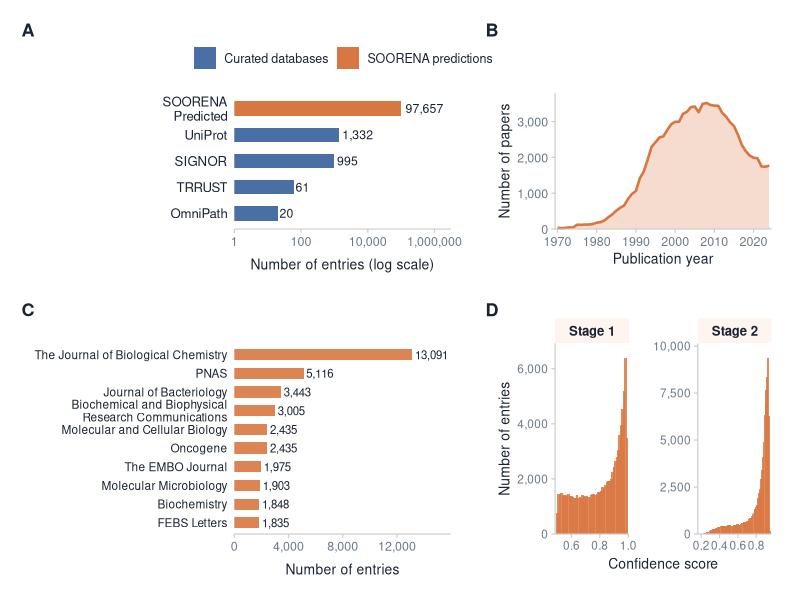

Write R code to recreate this figure.
# =============================================================================
# Figure: Section 3.5 — Comparing Source of Autoregulation Data
# Four-panel patchwork:
#   A: Source breakdown (SOORENA predictions vs curated databases)
#   B: Publication timeline (1970–2024)
#   C: Top 10 journals
#   D: Prediction confidence — Stage 1 (Mechanism) and Stage 2 (Type), faceted
# Data: shiny_app/data/predictions.db (100,065 autoregulatory entries)
# Output: figures/figure_section35.png (300 dpi)
# =============================================================================

library(ggplot2)
library(dplyr)
library(patchwork)
library(scales)

# --- Shared palette -----------------------------------------------------------
col_accent  <- "#d97742"
col_curated <- "#4a6fa5"
col_ink     <- "#1a2332"
col_muted   <- "#6b7a89"
col_bg      <- "#ffffff"

tag_theme <- theme(
  plot.tag        = element_text(size = 13, face = "bold", colour = col_ink),
  plot.background = element_rect(fill = col_bg, colour = NA)
)

base_theme <- theme_classic(base_size = 11) +
  theme(
    axis.text.x      = element_text(colour = col_muted, size = 9),
    axis.line        = element_line(colour = "#cccccc", linewidth = 0.4),
    axis.ticks       = element_line(colour = "#cccccc", linewidth = 0.4),
    panel.background = element_rect(fill = col_bg, colour = NA),
    plot.background  = element_rect(fill = col_bg, colour = NA)
  )

# =============================================================================
# Panel A: Source distribution
# =============================================================================

source_df <- data.frame(
  Source = c("OmniPath", "TRRUST", "SIGNOR", "UniProt", "SOORENA\nPredicted"),
  n      = c(20, 61, 995, 1332, 97657),
  Type   = c("Curated", "Curated", "Curated", "Curated", "Predicted")
) %>%
  arrange(n) %>%
  mutate(
    Source = factor(Source, levels = Source),
    label  = formatC(n, format = "d", big.mark = ",")
  )

p_source <- ggplot(source_df, aes(x = n, y = Source, fill = Type)) +
  geom_col(width = 0.55) +
  geom_text(aes(label = label), hjust = -0.12, size = 3.1, colour = col_ink) +
  scale_x_log10(
    labels = label_comma(),
    expand = expansion(mult = c(0, 0.3))
  ) +
  scale_fill_manual(
    values = c("Predicted" = col_accent, "Curated" = col_curated),
    labels = c("Curated databases", "SOORENA predictions")
  ) +
  labs(x = "Number of entries (log scale)", y = NULL, fill = NULL) +
  base_theme +
  theme(
    axis.text.y     = element_text(colour = col_ink, size = 9.5),
    axis.ticks.y    = element_blank(),
    axis.line.y     = element_blank(),
    axis.title.x    = element_text(colour = col_ink, size = 10, margin = margin(t = 7)),
    legend.position = "top",
    legend.text     = element_text(colour = col_ink, size = 9),
    plot.margin     = margin(10, 15, 10, 10)
  )

# =============================================================================
# Panel B: Publication timeline (1970–2024)
# =============================================================================

timeline_df <- data.frame(
  Year = 1970:2024,
  n = c(
     34,  23,  33,  43,  44, 121, 117, 125, 125, 139,
    177, 192, 242, 331, 410, 512, 594, 658, 841, 980,
   1061,1417,1606,1936,2296,2424,2557,2586,2765,2926,
   2993,2995,3218,3270,3402,3419,3261,3493,3519,3462,
   3444,3440,3243,3135,2982,2874,2633,2349,2174,2051,
   1990,1975,1748,1736,1774
  )
)

p_timeline <- ggplot(timeline_df, aes(x = Year, y = n)) +
  geom_area(fill = col_accent, alpha = 0.25) +
  geom_line(colour = col_accent, linewidth = 0.9) +
  scale_x_continuous(
    breaks = seq(1970, 2024, by = 10),
    expand = expansion(mult = c(0.01, 0.01))
  ) +
  scale_y_continuous(
    labels = label_comma(),
    expand = expansion(mult = c(0, 0.08))
  ) +
  labs(x = "Publication year", y = "Number of papers") +
  base_theme +
  theme(
    axis.title   = element_text(colour = col_ink, size = 10, margin = margin(t = 6)),
    axis.text.y  = element_text(colour = col_muted, size = 9),
    plot.margin  = margin(10, 15, 10, 10)
  )

# =============================================================================
# Panel C: Top 10 journals
# =============================================================================

journals_df <- data.frame(
  Journal = c(
    "The Journal of Biological Chemistry",
    "PNAS",
    "Journal of Bacteriology",
    "Biochemical and Biophysical\nResearch Communications",
    "Oncogene",
    "Molecular and Cellular Biology",
    "The EMBO Journal",
    "Molecular Microbiology",
    "Biochemistry",
    "FEBS Letters"
  ),
  n = c(13091, 5116, 3443, 3005, 2435, 2435, 1975, 1903, 1848, 1835)
) %>%
  arrange(n) %>%
  mutate(
    Journal = factor(Journal, levels = Journal),
    label   = formatC(n, format = "d", big.mark = ",")
  )

p_journals <- ggplot(journals_df, aes(x = n, y = Journal)) +
  geom_col(fill = col_accent, width = 0.6, alpha = 0.9) +
  geom_text(aes(label = label), hjust = -0.1, size = 2.9, colour = col_ink) +
  scale_x_continuous(
    labels = label_comma(),
    expand = expansion(mult = c(0, 0.22))
  ) +
  labs(x = "Number of entries", y = NULL) +
  base_theme +
  theme(
    axis.text.y  = element_text(colour = col_ink, size = 8.5, lineheight = 0.9),
    axis.ticks.y = element_blank(),
    axis.line.y  = element_blank(),
    axis.title.x = element_text(colour = col_ink, size = 10, margin = margin(t = 7)),
    plot.margin  = margin(10, 15, 10, 10)
  )

# =============================================================================
# Panel D: Confidence distributions — Stage 1 and Stage 2, side by side
# Stage 1 (Mechanism_Probability): binary classifier output, 0.50–0.99
# Stage 2 (Type_Confidence):       7-class classifier output, 0.18–0.95
# =============================================================================

stage1_conf <- data.frame(
  bin = c(
    0.50,0.51,0.52,0.53,0.54,0.55,0.56,0.57,0.58,0.59,
    0.60,0.61,0.62,0.63,0.64,0.65,0.66,0.67,0.68,0.69,
    0.70,0.71,0.72,0.73,0.74,0.75,0.76,0.77,0.78,0.79,
    0.80,0.81,0.82,0.83,0.84,0.85,0.86,0.87,0.88,0.89,
    0.90,0.91,0.92,0.93,0.94,0.95,0.96,0.97,0.98,0.99
  ),
  n = c(
     780,1455,1460,1498,1432,1416,1396,1419,1435,1393,
    1371,1359,1300,1317,1406,1317,1351,1309,1431,1374,
    1358,1373,1356,1301,1416,1435,1454,1424,1469,1516,
    1507,1566,1708,1679,1768,1873,1938,1932,2009,2255,
    2435,2648,2788,3046,3593,3973,4540,5174,6404,3500
  ),
  Stage = "Stage 1"
)

stage2_conf <- data.frame(
  bin = c(
    0.18,0.19,0.20,0.21,0.22,0.23,0.24,0.25,0.26,0.27,0.28,0.29,
    0.30,0.31,0.32,0.33,0.34,0.35,0.36,0.37,0.38,0.39,
    0.40,0.41,0.42,0.43,0.44,0.45,0.46,0.47,0.48,0.49,
    0.50,0.51,0.52,0.53,0.54,0.55,0.56,0.57,0.58,0.59,
    0.60,0.61,0.62,0.63,0.64,0.65,0.66,0.67,0.68,0.69,
    0.70,0.71,0.72,0.73,0.74,0.75,0.76,0.77,0.78,0.79,
    0.80,0.81,0.82,0.83,0.84,0.85,0.86,0.87,0.88,0.89,
    0.90,0.91,0.92,0.93,0.94,0.95
  ),
  n = c(
        1,   3,   5,  10,  18,  30,  34,  76,  89, 129, 132, 153,
      190, 201, 229, 268, 285, 285, 333, 340, 355, 368,
      397, 426, 431, 415, 437, 445, 441, 432, 439, 473,
      465, 458, 454, 436, 432, 450, 457, 465, 481, 507,
      516, 486, 491, 531, 588, 567, 627, 616, 613, 618,
      686, 718, 777, 854, 870, 940,1056,1112,1256,1311,
     1428,1566,1928,2184,2396,2934,3407,4071,4918,6325,
     6920,7653,8379,9389,6273, 178
  ),
  Stage = "Stage 2"
)

conf_df <- rbind(stage1_conf, stage2_conf) %>%
  mutate(Stage = factor(Stage, levels = c("Stage 1", "Stage 2")))

p_conf <- ggplot(conf_df, aes(x = bin, y = n)) +
  geom_col(fill = col_accent, width = 0.019, alpha = 0.85) +
  facet_wrap(~ Stage, scales = "free", nrow = 1) +
  scale_y_continuous(labels = label_comma(), expand = expansion(mult = c(0, 0.08))) +
  scale_x_continuous(breaks = seq(0.2, 1.0, by = 0.2), expand = expansion(mult = c(0.01, 0.01))) +
  labs(x = "Confidence score", y = "Number of entries") +
  theme_classic(base_size = 11) +
  theme(
    strip.text       = element_text(colour = col_ink, face = "bold", size = 9.5),
    strip.background = element_rect(fill = "#fef5f0", colour = NA),
    axis.title       = element_text(colour = col_ink, size = 10, margin = margin(t = 6)),
    axis.text        = element_text(colour = col_muted, size = 8.5),
    axis.line        = element_line(colour = "#cccccc", linewidth = 0.4),
    axis.ticks       = element_line(colour = "#cccccc", linewidth = 0.4),
    panel.background = element_rect(fill = col_bg, colour = NA),
    plot.background  = element_rect(fill = col_bg, colour = NA),
    panel.spacing    = unit(1.2, "lines"),
    plot.margin      = margin(10, 15, 10, 10)
  )

# =============================================================================
# Combine: 2×2 patchwork
# =============================================================================

combined <- (
  (p_source + tag_theme) | (p_timeline + tag_theme)
) / (
  (p_journals + tag_theme) | (p_conf + tag_theme)
) +
  plot_layout(heights = c(1, 1.4)) +
  plot_annotation(tag_levels = "A")

# --- Save --------------------------------------------------------------------
output_path <- "figures/figure_section35.png"

ggsave(
  filename = output_path,
  plot     = combined,
  width    = 14,
  height   = 10,
  dpi      = 300,
  bg       = col_bg
)

message("Saved: ", output_path)